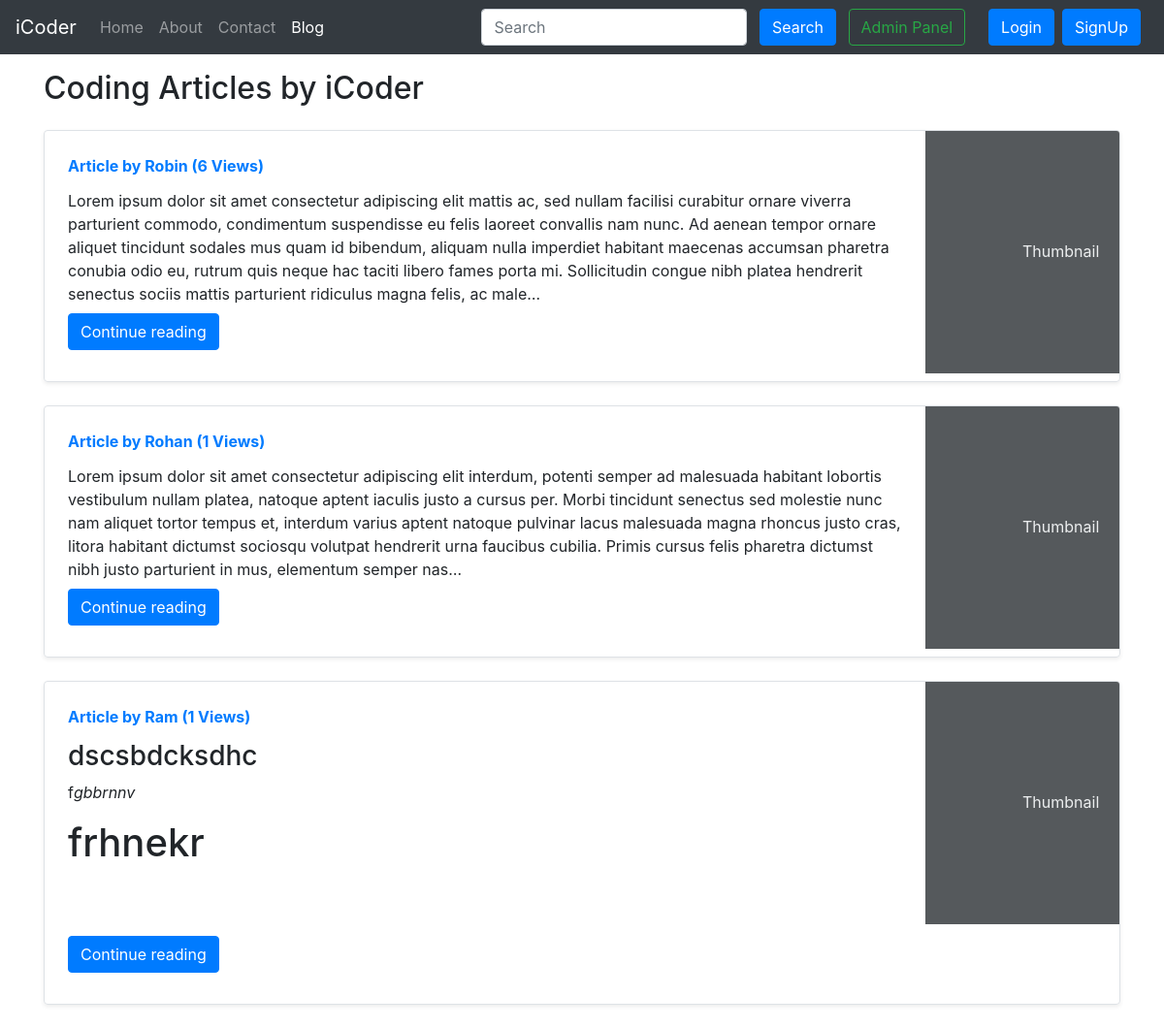
/blog/, run on an earlier commit of the app's database.
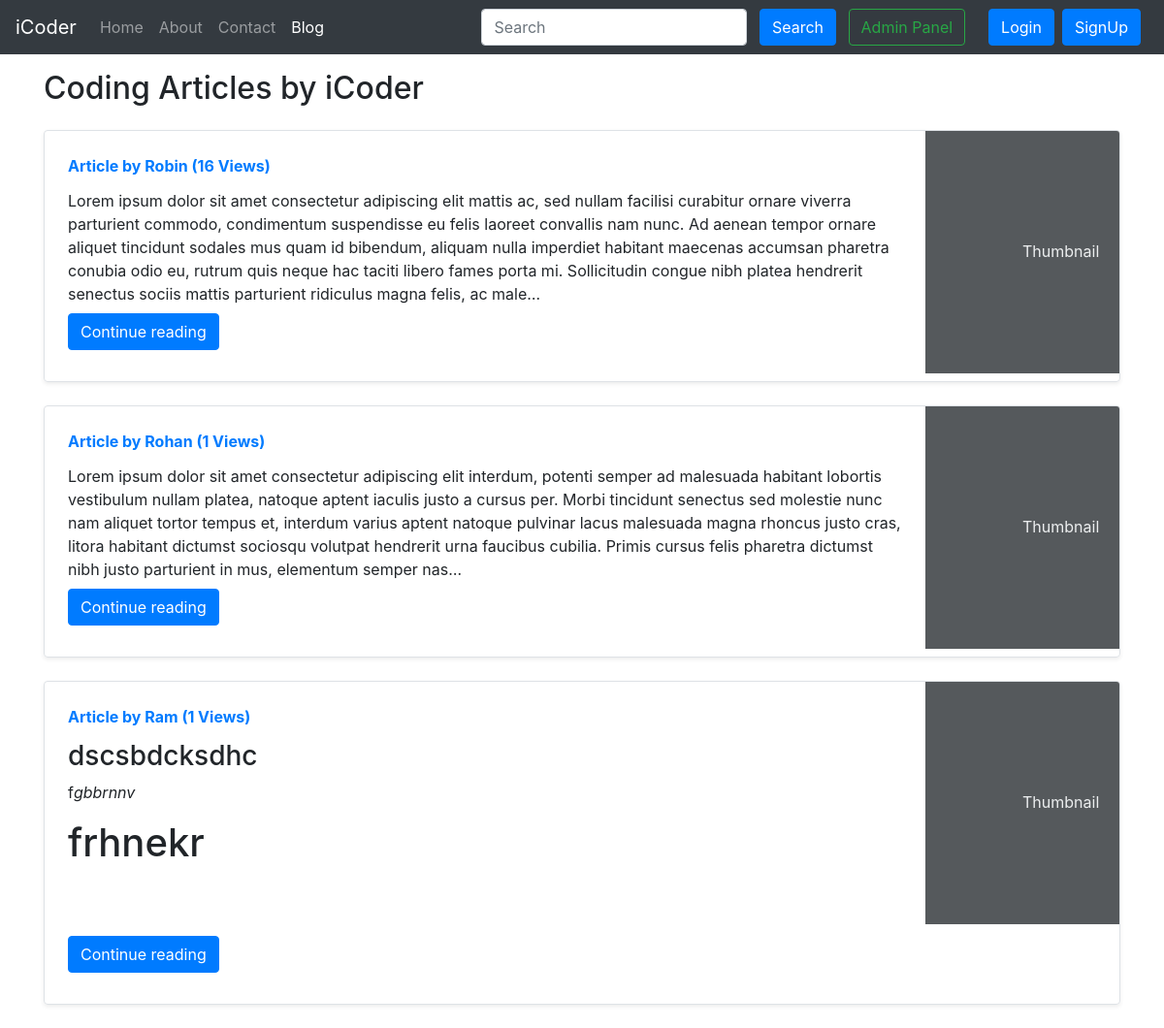
And on a later commit of the database.
### blog/models.py (models this page shows, shortened)
class Post(models.Model):
    sno = models.AutoField(primary_key=True)
    title = models.CharField(max_length=255)
    content = models.TextField()
    author = models.CharField(max_length=13)
    slug = models.CharField(max_length=130)
    views = models.IntegerField(default=0)
    timeStamp = models.DateTimeField(blank=True)

### blog/views.py (the view)
# urls.py: path('', views.blogHome, name='blogHome'),
def blogHome(request):
    allPosts = Post.objects.all()
    context = {'allPosts': allPosts}
    return render(request, "blog/blogHome.html", context)

### templates/blog/blogHome.html (shortened to what this page needs)
{% extends 'base.html' %}
{% block blogactive %} active {% endblock blogactive %}
{% block body %}
<div class="container my-3">
    <h2>Coding Articles by iCoder</h2>
    {% for post in allPosts  %}
    <div class="row no-gutters border rounded overflow-hidden flex-md-row mb-4 shadow-sm h-md-250 my-4 position-relative">
        <div class="col p-4 d-flex flex-column position-static">
            <strong class="d-inline-block mb-2 text-primary">Article  by {{post.author}} ({{post.views}} Views)</strong>
            <p class="card-text mb-auto">{{post.content|safe| truncatechars:500}}</p>
            <div class="my-2">
            	<a href="/blog/{{post.slug}}" role="button" class="btn btn-primary">Continue reading</a>
            </div>
        </div>
        <div class="col-auto d-none d-lg-block">
            <svg class="bd-placeholder-img" width="200" height="250" xmlns="http://www.w3.org/2000/svg" preserveAspectRatio="xMidYMid slice" focusable="false" role="img" aria-label="Placeholder: Thumbnail">
                <rect width="100%" height="100%" fill="#55595c"></rect><text x="50%" y="50%" fill="#eceeef" dy=".3em">Thumbnail</text>
            </svg>
        </div>
        </div>
        {% endfor %}
    </div>
 {% endblock %}

### templates/base.html (shortened to what this page needs)
<!doctype html>
<html lang="en">
  <head>
    <link rel="stylesheet" href="https://stackpath.bootstrapcdn.com/bootstrap/4.5.2/css/bootstrap.min.css">
  </head>
  <body>
    <nav class="navbar navbar-expand-lg navbar-dark bg-dark">
        <a class="navbar-brand" href="/">iCoder</a>
        <div class="collapse navbar-collapse" id="navbarSupportedContent">
          <ul class="navbar-nav mr-auto">
            <li class="nav-item {% block homeactive %}  {% endblock homeactive %}">
              <a class="nav-link" href="/">Home <span class="sr-only">(current)</span></a>
            </li>
            <li class="nav-item {% block aboutactive %}  {% endblock aboutactive %}" >
              <a class="nav-link" href="/about">About</a>
            </li>
            <li class="nav-item {% block contactactive %}  {% endblock contactactive %} ">
              <a class="nav-link" href="/contact">Contact</a>
            </li>
            <li class="nav-item {% block blogactive %}  {% endblock blogactive %} ">
              <a class="nav-link" href="/blog">Blog</a>
            </li>
          </ul>
          <div class="ml-auto form-inline ">
          <form method="get" action="/search"class="my-2 my-lg-0 mx-3">
            <input class="form-control mr-sm-2" type="search" placeholder="Search" aria-label="Search" name="query" id="query">
            <button class="btn btn-primary my-2 my-sm-0 " type="submit">Search</button>
            <a href="/admin" role="button" target="_blank" class="btn btn-outline-success m-2 my-sm-0"> Admin Panel </a>
          </form>
{% if user.is_authenticated %}
<ul class="navbar-nav mr-2">
<li class="nav-item dropdown">
<a class="nav-link dropdown-toggle" href='#' id="navbarDropdown" role="button" data-toggle="dropdown"> Welcome {{request.user}}</a>
<div class="dropdown-menu" aria-labelledby="navbarDropdown">
          <a class="dropdown-item" href="/logout">Logout</a>
        </div>
      </li>
      </ul>
      </div>
{% else %}
<button type="button" class="btn btn-primary mr-2" data-toggle="modal" data-target="#loginModal">
Login
</button>
<button type="button" class="btn btn-primary mr-2" data-toggle="modal" data-target="#signupModal">
SignUp
</button>
{% endif %}
        </div>
      </nav>
      {% block body %}  {% endblock body %}
  </body>
</html>

What changed in the data, as far as the page shows it:
changed Post "Robin": views "6" → "16"
